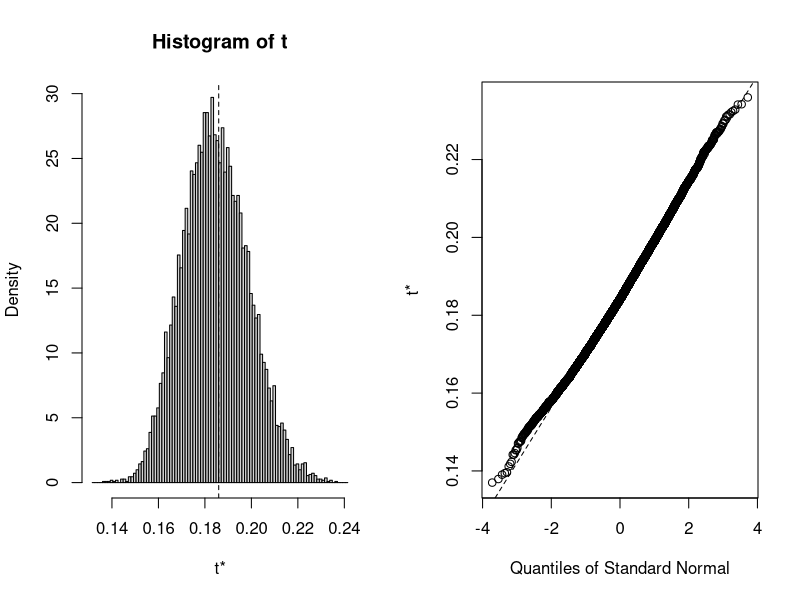

The R script that drew this image:
## ---- chunk 1
library(dplyr)
library(boot)
## ---- chunk 2
# Data from Breivik et al., 2004 (Figure 1)
# Make dataframe including the 16 countries (LETTERS), 
# total population sampled in each country,
# Reported chronic pain prevalence
data <- data.frame(Site = LETTERS[1:16], 
                 TotalSample = c(3801,2772,3800,3846,2083,2169,2244,3832,3197,2563,2004,2004,2451,3849,3812,2018), 
                 Prevalence = c(0.12,0.13,0.13,0.15,0.16,0.16,0.17,0.17,0.18,0.18,0.19,0.21,0.23,0.26,0.27,0.3))
# Convert to dplyr object
data <- tbl_df(data)
# Add columns with site weighting according to sample size,
# and number of people with chronicn pain for each site
data.1 <- data %>%
    mutate(SampleWeight = TotalSample / sum(TotalSample),
           TotalChronicPain = round(Prevalence * TotalSample)) %>%
    select(Site, TotalSample, TotalChronicPain, Prevalence, SampleWeight)
# Check data
data.1
## ---- chunk 3
# Define 'boot' function to calculate the mean prevalence of chronic pain
func <- function(d, w) {
    sum(d$TotalChronicPain * w)/sum(d$TotalSample * w)
}
# Call 'boot' with defined function, using weights based on sample size,
# and 10 000 replicates
bootMeanPrev <- boot(data.1, func, R = 10000, stype = "w", weights = data.1$SampleWeight)
# View boot output
bootMeanPrev
plot(bootMeanPrev)
## ---- chunk 4
# Calculate bootstrap 95% CI
boot.ciMeanPrev <- boot.ci(bootMeanPrev, type='basic')
# View boot.ci output
boot.ciMeanPrev
## ---- chunk 5
sessionInfo()
